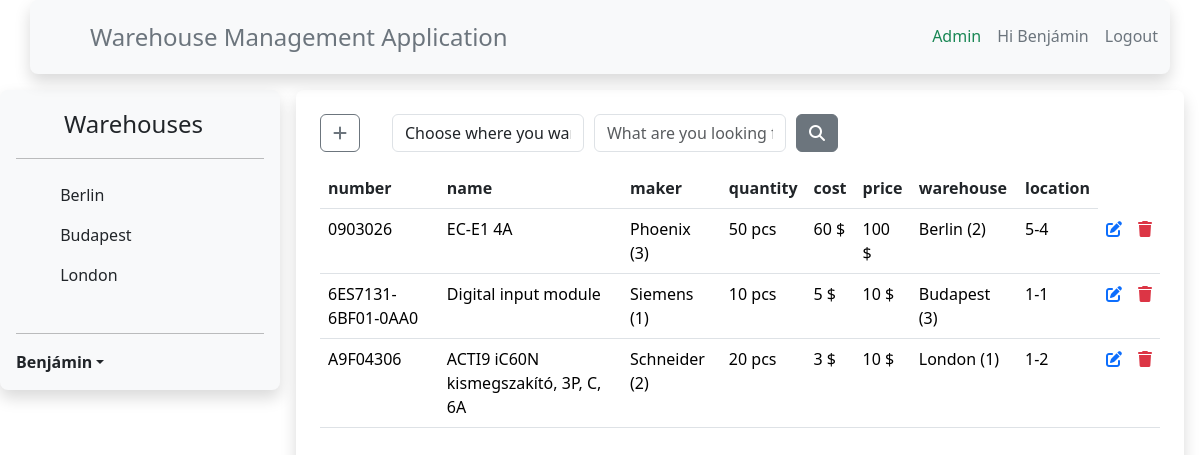
Page /index.php?orderby=number (signed in) on the committed database.
### tables this page shows
CREATE TABLE `items` (
  `id` int(10) NOT NULL,
  `number` varchar(255) NOT NULL,
  `name` varchar(255) NOT NULL,
  `maker` int(9) NOT NULL,
  `quantity` int(6) NOT NULL,
  `cost` int(7) NOT NULL,
  `price` int(7) NOT NULL,
  `warehouse` int(10) NOT NULL,
  `location` varchar(10) NOT NULL
);

CREATE TABLE `makers` (
  `id` int(10) NOT NULL,
  `name` varchar(255) NOT NULL
);

CREATE TABLE `warehouses` (
  `id` int(11) NOT NULL,
  `name` varchar(100) NOT NULL
);

### modules/all_items.php (the view, shortened to what this page needs)
<?php
if(isset($_SESSION["user"]))
{
	 $names_search = $kapcsolat->query("select column_name from information_schema.columns where table_name = 'items'");
	 $table_names=array();
	 while($column=mysqli_fetch_array($names_search))
	 {
		array_push($table_names,$column["column_name"]);
	 }
	if(isset($_POST["quick_search_text"]) and trim($_POST["quick_search_text"]) != "" and $_POST["quick_search_category"] != 0)
	{
			$answer=$kapcsolat->query("select * from items where ".$table_names[$_POST["quick_search_category"]]." like '%".$_POST["quick_search_text"]."%'");
	}
	else if(isset($_GET["orderby"]))
	{
		$answer=$kapcsolat->query("select * from items order by ".$_GET["orderby"]);
	}
   $answer_2 = $kapcsolat->query("select column_name from information_schema.columns where table_name = 'items'");
    echo("<table class='table table-hover'>");
		echo("<thead><tr>");
		 while($column = mysqli_fetch_array($answer_2))
		 {
			 if($column["column_name"] != "id")
			 {
				echo("<th><a class='text-dark text-decoration-none' href='index.php?orderby=".$column["column_name"]."'>" . $column["column_name"] . "</a></th>");
			 }
		 }
		 echo("</tr></thead>");
		echo("<tbody>");
		while($row=mysqli_fetch_array($answer))
		{
			echo("<tr>");
				echo("<td>".$row["number"]."</td>");
				echo("<td>".$row["name"]."</td>");
				$maker_names=$kapcsolat->query("select * from makers where id=".$row["maker"]);
				$maker_name=mysqli_fetch_array($maker_names);
				echo("<td>".$maker_name["name"]." (".$maker_name["id"].")</td>");
				echo("<td>".$row["quantity"]." pcs</td>");
				echo("<td>".$row["cost"]." $</td>");
				echo("<td>".$row["price"]." $</td>");
				$warehouse_names=$kapcsolat->query("select * from warehouses where id=".$row["warehouse"]);
				$warehouse_name=mysqli_fetch_array($warehouse_names);
				echo("<td>".$warehouse_name["name"]." (".$warehouse_name["id"].")</td>");
				echo("<td>".$row["location"]."</td>");
				if($_SESSION["user"]["modify_item"] == 1)
				{
					echo("<td><a href='index.php?action=modify.php&modifyid=".$row["id"]."' class='text-primary' title='Modify item'><i class='fas fa-edit'></i></a></td>");
				}
				if($_SESSION["user"]["delete_item"] == 1)
				{
					echo("<td><a onclick='return question_delete()' href='modules/delete.php?deleteid=".$row["id"]."' class='text-danger' title='Delete item'><i class='fa-solid fa-trash'></i></a></td>");
				}
			echo("</tr>");
		}
		echo("</tbody>");
    echo("</table>");
}
?>

### rows in the picture
items: number "0903026", name "EC-E1 4A", makers.name "Phoenix", makers.id "3", quantity "50", cost "60", price "100", warehouses.name "Berlin", warehouses.id "2", location "5-4"
items: number "6ES7131-6BF01-0AA0", name "Digital input module", makers.name "Siemens", makers.id "1", quantity "10", cost "5", price "10", warehouses.name "Budapest", warehouses.id "3", location "1-1"
items: number "A9F04306", name "ACTI9 iC60N kismegszakító, 3P, C, 6A", makers.name "Schneider", makers.id "2", quantity "20", cost "3", price "10", warehouses.name "London", warehouses.id "1", location "1-2"

### other values in the picture
$_SESSION["user"]["nickname"] "Benjámin Benjámin"
$warehouses_array[0] "Berlin"
$warehouses_array[1] "Budapest"
$warehouses_array[2] "London"
$column["column_name"] "number"
$column["column_name"] "name"
$column["column_name"] "maker"
$column["column_name"] "quantity"
$column["column_name"] "cost"
$column["column_name"] "price"
$column["column_name"] "warehouse"
$column["column_name"] "location"
